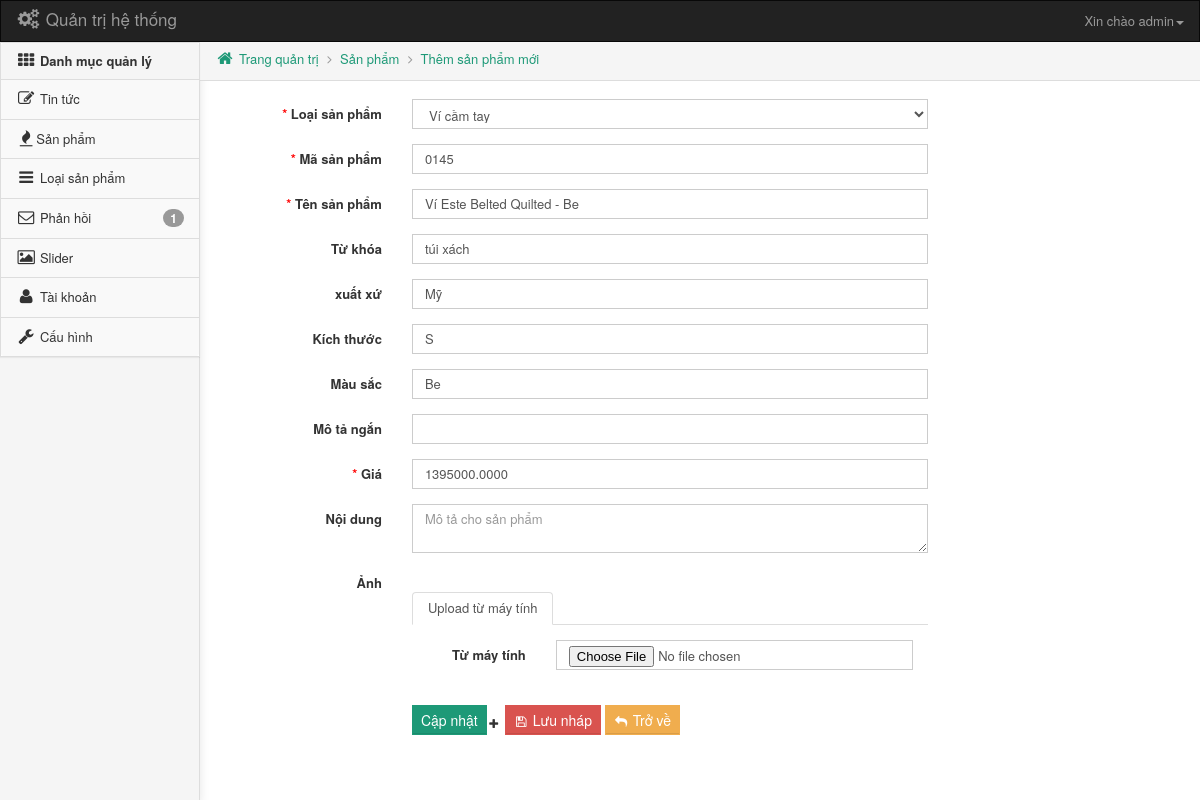
Page /admin/edit-product.php?idd=22 (signed in) on the committed database.
### tables this page shows
CREATE TABLE IF NOT EXISTS `sanpham` (
  `id_sanpham` int(255) NOT NULL AUTO_INCREMENT,
  `id_catalog` int(11) NOT NULL,
  `id_sub` int(11) NOT NULL,
  `tensp` varchar(100) NOT NULL,
  `code_product` varchar(10) DEFAULT NULL,
  `price` decimal(15,4) NOT NULL DEFAULT '0.0000',
  `description` text,
  `content` varchar(1000) DEFAULT NULL,
  `discount` int(11) DEFAULT NULL,
  `image_sp` varchar(50) NOT NULL,
  `created` date DEFAULT NULL,
  `view` int(11) DEFAULT '0',
  `xuatxu` varchar(50) DEFAULT NULL,
  `sizess` varchar(10) DEFAULT NULL,
  `mausac` varchar(20) DEFAULT NULL,
  `parent_name_menu` varchar(50) DEFAULT NULL,
  `parent_name_sub` varchar(50) NOT NULL,
  PRIMARY KEY (`id_sanpham`),
  KEY `id_catalog` (`id_catalog`),
  KEY `id_catalog_2` (`id_catalog`)
);

### admin/edit-product.php (the view, shortened to what this page needs)
<!DOCTYPE html>
<html lang="vi">
<?php require_once("../apps/config.php");?>
<body>
<?php
if (isset($_GET['idd']) && $_GET['idd'] != NULL){
    $editproduct = $_GET['idd'];
    settype($editproduct,"int");
    $products = mysqli_query($conn,"SELECT * from sanpham where id_sanpham='".$editproduct."'") or die('Cannot select table!');
    $product_items = mysqli_fetch_array($products);
    require_once("headeradm.php");
    echo '<div class="clearfix">
    <div id="sidebar-bg"></div>
    <div id="sidebar" role="navigation">
        <div class="panel panel-default">
            <div class="panel-heading">
                <h3 class="panel-title">
                    <i class="fa fa-th"></i><span> Danh mục quản lý</span>
                </h3>
            </div>
            <ul id="menu" class="list-group">
                <li class="list-group-item">
                    <a href="post.php">
                        <i class="fa fa-edit"></i> <span>Tin tức</span>
                    </a>
                </li>
                <li class="list-group-item">
                    <a href="product.php">
                        <i class="fa fa-fire"></i><span>Sản phẩm</span>
                    </a>
                </li>
                <li class="list-group-item">
                    <a href="type_product.php">
                        <i class="fa fa-bars"></i> <span>Loại sản phẩm</span>
                    </a>
                </li>
                <li class="list-group-item">
                    <a href="contact.php">
                        <i class="fa fa-envelope-o"></i> <span>Phản hồi<span class="badge pull-right">1</span></span>
                    </a>
                </li>
                <li class="list-group-item">
                    <a href="slider.php">
                        <i class="fa fa-picture-o"></i> <span>Slider</span>
                    </a>
                </li>
                <li class="list-group-item">
                    <a href="user.php">
                        <i class="fa fa-user"></i> <span>Tài khoản</span>
                    </a>
                </li>
                <li class="list-group-item">
                    <a href="setting.php">
                        <i class="fa fa-wrench"></i> <span>Cấu hình</span>
                    </a>
                </li>
            </ul>
        </div>
    </div>
    <div id="main">
        <ol class="breadcrumb">
            <li><a href="index.php"><i class="fa fa-home"></i> Trang quản trị</a></li>
            <li class="active"><a href="product.php">Sản phẩm</a></li>
            <li class="active"><a href="new-product.php">Thêm sản phẩm mới</a></li>
        </ol>
        <div class="col-xs-12">
            <form name="formnewpost" class="form-horizontal col-xl-9 col-lg-10 col-md-12 col-sm-12" method="post" enctype="multipart/form-data" role="form">
                <div class="form-group">
                    <label for="type_product" class="col-sm-3 control-label required">Loại sản phẩm</label>
                    <div class="col-sm-9">
                <select name="type_product" id="type_product" class="form-control">
                     <option>Chọn danh mục</option>';
    $danhmuc_query = mysqli_query($conn,"SELECT * from sub_menu") or die('Cannot select table!');
    $option ="";
    while ($danhmuc_items = mysqli_fetch_array($danhmuc_query)){
        $option .= "<option value='".$danhmuc_items['id_sub']."'";
        if($danhmuc_items['id_sub'] == $product_items['id_sub']) $option.=" selected";
        $option .= '>'.$danhmuc_items['name_sub']."</option>";
    }
    echo $option;
    echo '
                </select>
                    </div>
                </div>
               <div class="form-group">
                    <label for="masp" class="col-sm-3 control-label required">Mã sản phẩm</label>
                    <div class="col-sm-9">
                        <input name="masp" type="text" value="'.$product_items["code_product"].'" class="form-control" placeholder="Mã sản phẩm" required="" maxlength="100">
                    </div>
                </div>
                <div class="form-group">
                    <label for="title" class="col-sm-3 control-label required">Tên sản phẩm</label>
                    <div class="col-sm-9">
                        <input name="title" type="text" value="'.$product_items["tensp"].'" class="form-control" placeholder="Tên sản phẩm ( ~ 70 ký tự )" required="" maxlength="100">
                    </div>
                </div>
                <div class="form-group">
                    <label for="keywords" class="col-sm-3 control-label">Từ khóa</label>
                    <div class="col-sm-9">
                        <input name="keywords" type="text" value="'.$product_items["parent_name_menu"].'" class="form-control" placeholder="meta keywords" maxlength="255">
                    </div>
                </div>
                <div class="form-group">
                    <label for="xuatxu" class="col-sm-3 control-label">xuất xứ</label>
                    <div class="col-sm-9">
                        <input name="xuatxu" type="text" value="'.$product_items["xuatxu"].'" class="form-control" placeholder="place of sale" maxlength="255">
                    </div>
                </div>
                <div class="form-group">
                    <label for="sizee" class="col-sm-3 control-label">Kích thước</label>
                    <div class="col-sm-9">
                        <input name="sizee" type="text" value="'.$product_items["sizess"].'" class="form-control" placeholder="size" maxlength="255">
                    </div>
                </div>
                <div class="form-group">
                    <label for="mausac" class="col-sm-3 control-label">Màu sắc</label>
                    <div class="col-sm-9">
                        <input name="mausac" type="text" value="'.$product_items["mausac"].'" class="form-control" placeholder="màu sắc" maxlength="255">
                    </div>
                </div>
                <div class="form-group">
                    <label for="description" class="col-sm-3 control-label">Mô tả ngắn</label>
                    <div class="col-sm-9">
                        <input type="text" name="description" class="form-control" value="'.$product_items["description"].'" maxlength="255">
                    </div>
                </div>
                <div class="form-group">
                    <label for="price" class="col-sm-3 control-label required">Giá</label>
                    <div class="col-sm-9">
                        <input name="price" type="text" value="'.$product_items["price"].'" class="form-control" placeholder="Giá sản phẩm (đơn vị: VNĐ)" required="" maxlength="255">
                    </div>
                </div>
                <div class="form-group">
                    <label for="content" class="col-sm-3 control-label">Nội dung</label>
                    <div class="col-sm-9">
                        <textarea name="content" class="form-control ckeditor" placeholder="Mô tả cho sản phẩm" ></textarea>
                    </div>
                </div>
                <div class="form-group" >
                    <label class="col-sm-3 control-label">Ảnh</label>
                    <div class="col-sm-9 col-sm-offset-3">
                        <ul class="nav nav-tabs" role="tablist">
                            <li class="active"><a href="#img-file" role="tab" data-toggle="tab">Upload từ máy tính</a></li>
                        </ul>
                        <div class="tab-content" style="margin-top: 15px; min-height: 50px;">
                            <div class="tab-pane active" id="img-file">
                                <label for="image" class="col-sm-3 control-label">Từ máy tính</label>
                                <div class="col-sm-9">
                                    <input name="image" type="file" class="form-control" accept="image/*">
                                </div>
                            </div>
                        </div>
                    </div>
                </div>'?>
    <div class="form-group">
        <div class="col-sm-offset-3 col-sm-9">
            <input type="submit" name="btn_them" class="btn btn-submit" value="Cập nhật"><small><i class="fa fa-plus"></i></small>
            <button type="submit" class="btn btn-danger"><small><i class="fa fa-save"></i></small> Lưu nháp</button>
            <a class="btn btn-warning" href="#"><small><i class="fa fa-reply"></i></small> Trở về</a>
        </div>
    </div>
    <?php echo '</form>
        </div>
    </div>
</div>';
}
else {echo "Lỗi";}
?>
</body>
</html>

### admin/css/admin.css (style rules this page uses)
#main { margin-left:200px; }
#sidebar-bg { position:fixed;top:0;left:0;bottom:0;z-index:-1;width:200px;border-right:1px solid #ddd;box-shadow:0 5px 10px rgba(0,0,0,0.1);background:#f5f5f5; }
#sidebar { float:left;width:200px; }
#sidebar .panel { border-radius:0; }
#sidebar .panel-title { font-size: 13px;font-weight: bold; }
#sidebar ul { list-style:none;margin:0; }
#sidebar a { display:block;padding:10px 15px;text-decoration:none;color:#333; }
#sidebar li { padding:0;background:#f9f9f9; }
ul#menu a { display: block; padding: 10px 15px; text-decoration: none; color: #333; }
ul#menu li { padding: 0; background: #f9f9f9; }
.breadcrumb { padding:10px 15px;border-radius:0;border-bottom:1px solid #ddd;margin-top: -2px; }
.breadcrumb>li+li:before { content:"\f105";font-family:'FontAwesome';display:inline-block;padding-right:8px;color:#999; }
label.required:before { content: '* ';color:red; }
.btn { font-weight: 500; border: 1px solid transparent; -webkit-box-shadow: inset 0px -2px 0px 0px rgba(0, 0, 0, 0.09); -moz-box-shadow: inset 0px -2px 0px 0px rgba(0, 0, 0, 0.09); box-shadow: inset 0px -1px 0px 0px rgba(0, 0, 0, 0.09); display: inline-block; margin-bottom: 0; text-align: center; vertical-align: middle; cursor: pointer; background-image: none; white-space: nowrap; padding: 4px 8px; font-size: 14px; line-height: 1.42857143; border-radius: 0; -webkit-user-select: none; -moz-user-select: none; -ms-user-select: none; user-select: none; outline: none; }
.btn-submit { color: #fff; background-color: #1d9977; border-color: #1d9977; }
.form-control { -webkit-border-radius: 0px !important; -moz-border-radius: 0px !important; border-radius: 0px !important; box-shadow: none; }
small { font-size: 70% }
a { color: #1d9977; }

### admin/edit-product.php (style rules this page uses)
.btn { margin-bottom: 10px; }

### rows in the picture
sanpham: masp "0145", title "Ví Este Belted Quilted - Be", keywords "túi xách", xuatxu "Mỹ", sizee "S", mausac "Be", price "1395000.0000"

### other values in the picture
$_SESSION['username'] "admin"
form field type_product "Ví cầm tay"
